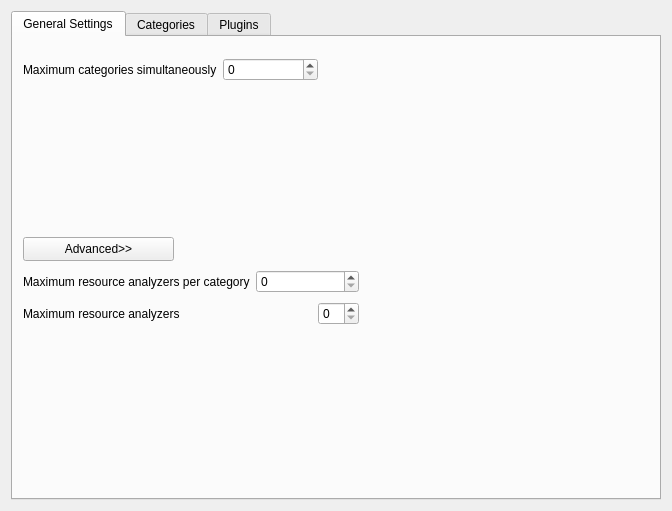
<?xml version="1.0" encoding="UTF-8"?>
<ui version="4.0">
 <class>Form</class>
 <widget class="QWidget" name="Form">
  <property name="geometry">
   <rect>
    <x>0</x>
    <y>0</y>
    <width>672</width>
    <height>511</height>
   </rect>
  </property>
  <property name="windowTitle">
   <string>Form</string>
  </property>
  <layout class="QGridLayout" name="gridLayout">
   <item row="0" column="0">
    <widget class="KTabWidget" name="WebExSettings">
     <property name="currentIndex">
      <number>0</number>
     </property>
     <widget class="QWidget" name="general_settings">
      <attribute name="title">
       <string>General Settings</string>
      </attribute>
      <widget class="QWidget" name="advanced_widget" native="true">
       <property name="geometry">
        <rect>
         <x>10</x>
         <y>230</y>
         <width>336</width>
         <height>62</height>
        </rect>
       </property>
       <layout class="QVBoxLayout" name="verticalLayout">
        <item>
         <layout class="QHBoxLayout" name="horizontalLayout_3">
          <item>
           <widget class="QLabel" name="label_2">
            <property name="text">
             <string>Maximum resource analyzers per category</string>
            </property>
           </widget>
          </item>
          <item>
           <widget class="KIntSpinBox" name="kcfg_maxResSimultPerCategory"/>
          </item>
         </layout>
        </item>
        <item>
         <layout class="QHBoxLayout" name="horizontalLayout_2">
          <item>
           <widget class="QLabel" name="label_3">
            <property name="text">
             <string>Maximum resource analyzers</string>
            </property>
           </widget>
          </item>
          <item>
           <spacer name="horizontalSpacer">
            <property name="orientation">
             <enum>Qt::Horizontal</enum>
            </property>
            <property name="sizeHint" stdset="0">
             <size>
              <width>40</width>
              <height>20</height>
             </size>
            </property>
           </spacer>
          </item>
          <item>
           <widget class="KIntSpinBox" name="kcfg_maxResSimult"/>
          </item>
         </layout>
        </item>
       </layout>
      </widget>
      <widget class="KPushButton" name="advanced_button">
       <property name="geometry">
        <rect>
         <x>10</x>
         <y>200</y>
         <width>151</width>
         <height>24</height>
        </rect>
       </property>
       <property name="sizePolicy">
        <sizepolicy hsizetype="Preferred" vsizetype="Fixed">
         <horstretch>0</horstretch>
         <verstretch>0</verstretch>
        </sizepolicy>
       </property>
       <property name="text">
        <string>Advanced&gt;&gt;</string>
       </property>
       <property name="checkable">
        <bool>true</bool>
       </property>
      </widget>
      <widget class="QWidget" name="">
       <property name="geometry">
        <rect>
         <x>10</x>
         <y>20</y>
         <width>295</width>
         <height>25</height>
        </rect>
       </property>
       <layout class="QHBoxLayout" name="horizontalLayout">
        <item>
         <widget class="QLabel" name="label">
          <property name="text">
           <string>Maximum categories simultaneously</string>
          </property>
         </widget>
        </item>
        <item>
         <widget class="KIntSpinBox" name="kcfg_maxCategoriesSimult"/>
        </item>
       </layout>
      </widget>
     </widget>
     <widget class="QWidget" name="categories">
      <attribute name="title">
       <string>Categories</string>
      </attribute>
      <layout class="QHBoxLayout" name="horizontalLayout_7">
       <item>
        <widget class="QSplitter" name="splitter_2">
         <property name="orientation">
          <enum>Qt::Vertical</enum>
         </property>
         <widget class="QWidget" name="">
          <layout class="QVBoxLayout" name="verticalLayout_2">
           <item>
            <widget class="QLabel" name="label_4">
             <property name="text">
              <string>Categories</string>
             </property>
            </widget>
           </item>
           <item>
            <widget class="KListWidget" name="enabled_categories_listwidget"/>
           </item>
          </layout>
         </widget>
         <widget class="QWidget" name="">
          <layout class="QHBoxLayout" name="horizontalLayout_4">
           <item>
            <widget class="KPushButton" name="kpushbutton">
             <property name="text">
              <string>Add</string>
             </property>
            </widget>
           </item>
           <item>
            <spacer name="horizontalSpacer_3">
             <property name="orientation">
              <enum>Qt::Horizontal</enum>
             </property>
             <property name="sizeHint" stdset="0">
              <size>
               <width>40</width>
               <height>20</height>
              </size>
             </property>
            </spacer>
           </item>
           <item>
            <widget class="KPushButton" name="kpushbutton_3">
             <property name="text">
              <string>Remove</string>
             </property>
            </widget>
           </item>
          </layout>
         </widget>
        </widget>
       </item>
       <item>
        <widget class="KTabWidget" name="category_tabwidget">
         <property name="currentIndex">
          <number>0</number>
         </property>
         <widget class="QWidget" name="tab_2">
          <attribute name="title">
           <string>Category plugins</string>
          </attribute>
          <layout class="QVBoxLayout" name="verticalLayout_6">
           <item>
            <widget class="KActionSelector" name="kactionselector"/>
           </item>
           <item>
            <widget class="KListWidgetSearchLine" name="klistwidgetsearchline"/>
           </item>
          </layout>
         </widget>
         <widget class="QWidget" name="tab">
          <attribute name="title">
           <string>Category settings</string>
          </attribute>
          <layout class="QHBoxLayout" name="horizontalLayout_11">
           <item>
            <widget class="QScrollArea" name="scrollArea">
             <property name="widgetResizable">
              <bool>true</bool>
             </property>
             <widget class="QWidget" name="scrollAreaWidgetContents">
              <property name="geometry">
               <rect>
                <x>0</x>
                <y>0</y>
                <width>471</width>
                <height>421</height>
               </rect>
              </property>
              <layout class="QVBoxLayout" name="verticalLayout_7">
               <item>
                <layout class="QGridLayout" name="gridLayout_2">
                 <item row="0" column="0">
                  <widget class="QLabel" name="label_6">
                   <property name="text">
                    <string>Query</string>
                   </property>
                  </widget>
                 </item>
                 <item row="0" column="2">
                  <widget class="KPushButton" name="query_show_button">
                   <property name="text">
                    <string>show&gt;&gt;</string>
                   </property>
                   <property name="checkable">
                    <bool>true</bool>
                   </property>
                  </widget>
                 </item>
                 <item row="1" column="0" colspan="3">
                  <widget class="KTextEdit" name="query_edit">
                   <property name="documentTitle">
                    <string/>
                   </property>
                   <property name="acceptRichText">
                    <bool>false</bool>
                   </property>
                  </widget>
                 </item>
                 <item row="0" column="1">
                  <spacer name="horizontalSpacer_5">
                   <property name="orientation">
                    <enum>Qt::Horizontal</enum>
                   </property>
                   <property name="sizeHint" stdset="0">
                    <size>
                     <width>40</width>
                     <height>20</height>
                    </size>
                   </property>
                  </spacer>
                 </item>
                </layout>
               </item>
               <item>
                <layout class="QGridLayout" name="gridLayout_4">
                 <item row="0" column="0">
                  <widget class="QLabel" name="label_9">
                   <property name="text">
                    <string>Query prefix</string>
                   </property>
                  </widget>
                 </item>
                 <item row="0" column="2">
                  <widget class="KPushButton" name="prefix_show_button">
                   <property name="text">
                    <string>show&gt;&gt;</string>
                   </property>
                   <property name="checkable">
                    <bool>true</bool>
                   </property>
                  </widget>
                 </item>
                 <item row="0" column="1">
                  <spacer name="horizontalSpacer_7">
                   <property name="orientation">
                    <enum>Qt::Horizontal</enum>
                   </property>
                   <property name="sizeHint" stdset="0">
                    <size>
                     <width>40</width>
                     <height>20</height>
                    </size>
                   </property>
                  </spacer>
                 </item>
                 <item row="1" column="0" colspan="3">
                  <widget class="KTextEdit" name="query_prefix_edit">
                   <property name="documentTitle">
                    <string/>
                   </property>
                   <property name="acceptRichText">
                    <bool>false</bool>
                   </property>
                  </widget>
                 </item>
                </layout>
               </item>
               <item>
                <layout class="QHBoxLayout" name="horizontalLayout_5">
                 <item>
                  <widget class="QLabel" name="label_7">
                   <property name="text">
                    <string>Polling interval</string>
                   </property>
                  </widget>
                 </item>
                 <item>
                  <spacer name="horizontalSpacer_8">
                   <property name="orientation">
                    <enum>Qt::Horizontal</enum>
                   </property>
                   <property name="sizeHint" stdset="0">
                    <size>
                     <width>40</width>
                     <height>20</height>
                    </size>
                   </property>
                  </spacer>
                 </item>
                 <item>
                  <widget class="KIntSpinBox" name="interval_spinbox"/>
                 </item>
                </layout>
               </item>
               <item>
                <layout class="QHBoxLayout" name="horizontalLayout_13">
                 <item>
                  <widget class="QLabel" name="label_16">
                   <property name="text">
                    <string>Plugin select algorithm</string>
                   </property>
                  </widget>
                 </item>
                 <item>
                  <spacer name="horizontalSpacer_15">
                   <property name="orientation">
                    <enum>Qt::Horizontal</enum>
                   </property>
                   <property name="sizeHint" stdset="0">
                    <size>
                     <width>40</width>
                     <height>20</height>
                    </size>
                   </property>
                  </spacer>
                 </item>
                 <item>
                  <widget class="KComboBox" name="plugin_algo_combobox">
                   <item>
                    <property name="text">
                     <string>All</string>
                    </property>
                   </item>
                   <item>
                    <property name="text">
                     <string>Stepwise</string>
                    </property>
                   </item>
                  </widget>
                 </item>
                </layout>
               </item>
               <item>
                <spacer name="verticalSpacer">
                 <property name="orientation">
                  <enum>Qt::Vertical</enum>
                 </property>
                 <property name="sizeHint" stdset="0">
                  <size>
                   <width>20</width>
                   <height>40</height>
                  </size>
                 </property>
                </spacer>
               </item>
              </layout>
             </widget>
            </widget>
           </item>
          </layout>
         </widget>
        </widget>
       </item>
      </layout>
     </widget>
     <widget class="QWidget" name="datapps">
      <attribute name="title">
       <string>Plugins</string>
      </attribute>
      <layout class="QHBoxLayout" name="horizontalLayout_6">
       <item>
        <layout class="QVBoxLayout" name="verticalLayout_4">
         <item>
          <widget class="QLabel" name="label_10">
           <property name="text">
            <string>Plugins</string>
           </property>
          </widget>
         </item>
         <item>
          <widget class="KListWidget" name="plugins_listwidget">
           <property name="sizePolicy">
            <sizepolicy hsizetype="Minimum" vsizetype="Expanding">
             <horstretch>0</horstretch>
             <verstretch>0</verstretch>
            </sizepolicy>
           </property>
          </widget>
         </item>
        </layout>
       </item>
       <item>
        <widget class="QGroupBox" name="groupBox_2">
         <property name="sizePolicy">
          <sizepolicy hsizetype="Expanding" vsizetype="Preferred">
           <horstretch>0</horstretch>
           <verstretch>0</verstretch>
          </sizepolicy>
         </property>
         <property name="title">
          <string>Plugin settings</string>
         </property>
         <layout class="QVBoxLayout" name="verticalLayout_5">
          <item>
           <widget class="QScrollArea" name="scrollArea_2">
            <property name="widgetResizable">
             <bool>true</bool>
            </property>
            <widget class="QWidget" name="scrollAreaWidgetContents_2">
             <property name="geometry">
              <rect>
               <x>0</x>
               <y>0</y>
               <width>362</width>
               <height>418</height>
              </rect>
             </property>
            </widget>
           </widget>
          </item>
         </layout>
        </widget>
       </item>
      </layout>
     </widget>
    </widget>
   </item>
  </layout>
 </widget>
 <customwidgets>
  <customwidget>
   <class>KIntSpinBox</class>
   <extends>QSpinBox</extends>
   <header>knuminput.h</header>
  </customwidget>
  <customwidget>
   <class>KListWidget</class>
   <extends>QListWidget</extends>
   <header>klistwidget.h</header>
  </customwidget>
  <customwidget>
   <class>KPushButton</class>
   <extends>QPushButton</extends>
   <header>kpushbutton.h</header>
  </customwidget>
  <customwidget>
   <class>KLineEdit</class>
   <extends>QLineEdit</extends>
   <header>klineedit.h</header>
  </customwidget>
  <customwidget>
   <class>KComboBox</class>
   <extends>QComboBox</extends>
   <header>kcombobox.h</header>
  </customwidget>
  <customwidget>
   <class>KTabWidget</class>
   <extends>QTabWidget</extends>
   <header>ktabwidget.h</header>
   <container>1</container>
  </customwidget>
  <customwidget>
   <class>KActionSelector</class>
   <extends>QWidget</extends>
   <header>kactionselector.h</header>
  </customwidget>
  <customwidget>
   <class>KListWidgetSearchLine</class>
   <extends>KLineEdit</extends>
   <header>klistwidgetsearchline.h</header>
  </customwidget>
  <customwidget>
   <class>KTextEdit</class>
   <extends>QTextEdit</extends>
   <header>ktextedit.h</header>
  </customwidget>
 </customwidgets>
 <resources/>
 <connections>
  <connection>
   <sender>advanced_button</sender>
   <signal>toggled(bool)</signal>
   <receiver>advanced_widget</receiver>
   <slot>setVisible(bool)</slot>
   <hints>
    <hint type="sourcelabel">
     <x>93</x>
     <y>241</y>
    </hint>
    <hint type="destinationlabel">
     <x>185</x>
     <y>290</y>
    </hint>
   </hints>
  </connection>
  <connection>
   <sender>query_show_button</sender>
   <signal>toggled(bool)</signal>
   <receiver>query_edit</receiver>
   <slot>setVisible(bool)</slot>
   <hints>
    <hint type="sourcelabel">
     <x>585</x>
     <y>52</y>
    </hint>
    <hint type="destinationlabel">
     <x>483</x>
     <y>102</y>
    </hint>
   </hints>
  </connection>
  <connection>
   <sender>prefix_show_button</sender>
   <signal>toggled(bool)</signal>
   <receiver>query_prefix_edit</receiver>
   <slot>setVisible(bool)</slot>
   <hints>
    <hint type="sourcelabel">
     <x>485</x>
     <y>152</y>
    </hint>
    <hint type="destinationlabel">
     <x>383</x>
     <y>229</y>
    </hint>
   </hints>
  </connection>
 </connections>
</ui>
